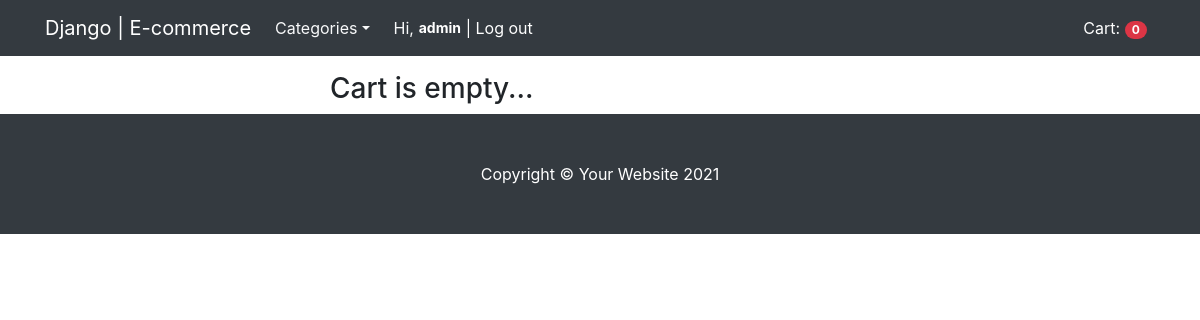
The page /cart/ (signed in) on the database as committed earlier.
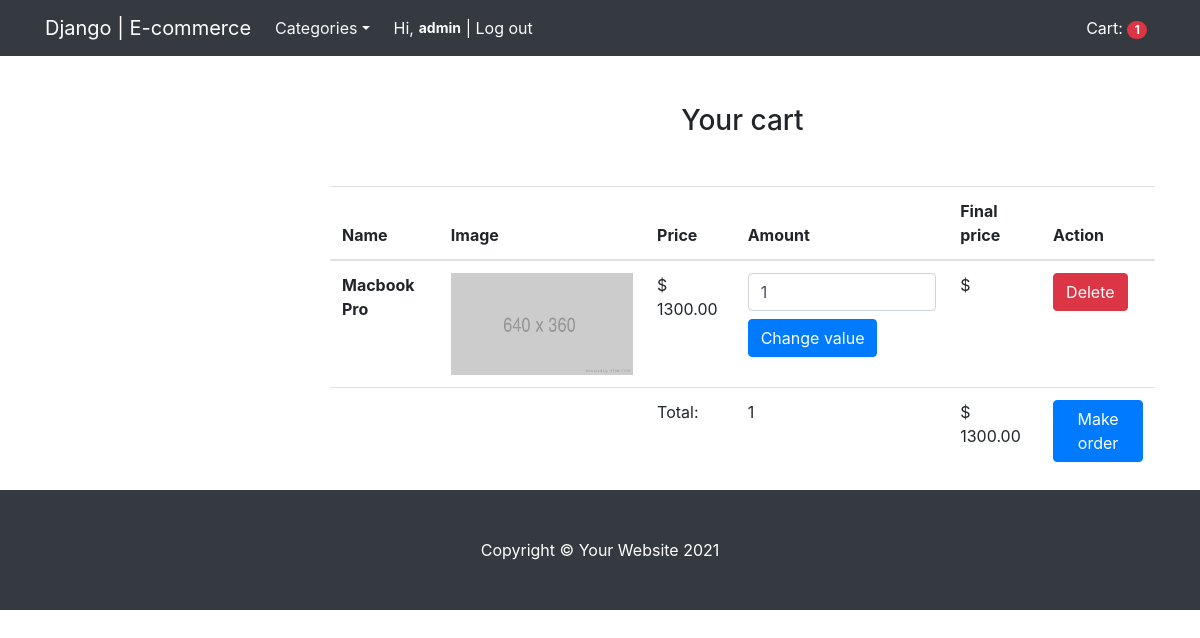
The same page on the database as committed later.
### mainapp/models.py (models this page shows, shortened)
class Cart(models.Model):
    owner = models.ForeignKey('Customer', null=True, verbose_name='Owner', on_delete=models.CASCADE)
    products = models.ManyToManyField(CartProduct, blank=True, related_name='related_cart')
    total_products = models.PositiveIntegerField(default=0)
    final_price = models.DecimalField(default=0, max_digits=9, decimal_places=2, verbose_name='Total price')
    in_order = models.BooleanField(default=False)
    for_anonymous_user = models.BooleanField(default=False)

class CartProduct(models.Model):
    cart = models.ForeignKey('Cart', verbose_name='Cart', on_delete=models.CASCADE, related_name='related_products')
    user = models.ForeignKey('Customer', verbose_name='Customer', on_delete=models.CASCADE)
    product = models.ForeignKey(Product, verbose_name='product', on_delete=models.CASCADE)
    qty = models.PositiveIntegerField(default=1)
    final_price = models.DecimalField(default=0, max_digits=9, decimal_places=2, verbose_name='Total price')

class Product(models.Model):
    category = models.ForeignKey(Category, verbose_name='Category', on_delete=models.CASCADE)
    title = models.CharField(max_length=255, verbose_name='Name')
    slug = models.SlugField(unique=True)
    image = models.ImageField(verbose_name='Photo')
    description = models.TextField(verbose_name='Text', null=True)
    price = models.DecimalField(max_digits=9, decimal_places=2, verbose_name='Price')

### mainapp/views.py (the view)
# urls.py: path('cart/', views.CartView.as_view(), name='cart'),
class CartView(CartMixin, View):
    def get(self, request, *args, **kwargs):
        categories = Category.objects.all()
        context = {
            'cart': self.cart,
            'categories': categories,
        }
        return render(request, 'cart.html', context)

### mainapp/mixins.py (called while the page is built)
    def dispatch(self, request, *args, **kwargs):
        if request.user.is_authenticated:
            customer = Customer.objects.filter(user=request.user).first()
            if not customer:
                customer = Customer.objects.create(
                    user=request.user
                )
            cart = Cart.objects.filter(owner=customer, in_order=False).first()
            if not cart:
                cart = Cart.objects.create(owner=customer)
        else:
            cart = Cart.objects.filter(for_anonymous_user=True).first()
            if not cart:
                cart = Cart.objects.create(for_anonymous_user=True)
        self.cart = cart
        return super().dispatch(request, *args, **kwargs)

### mainapp/models.py (called while the page is built)
    def get_absolute_url(self):
        return reverse('category_detail', kwargs={'slug': self.slug})

### mainapp/templates/cart.html (shortened to what this page needs)
{% extends 'base.html' %}
{% block content %}
{% if cart.products.all %}
<h3 class="text-center mt-5 mb-5">Your cart</h3>
<table class="table">
    <thead>
    <tr>
        <th scope="col">Name</th>
        <th scope="col">Image</th>
        <th scope="col">Price</th>
        <th scope="col">Amount</th>
        <th scope="col">Final price</th>
        <th scope="col">Action</th>
    </tr>
    </thead>
    <tbody>
    {% for item in cart.products.all %}
    <tr>
        <th scope="row">{{item.product.title}}</th>
        <td class="w-25"><img src="{{ item.product.image.url }}" class="img-fluid"></td>
        <td>$ {{ item.product.price }}</td>
        <td>
            <form method="POST"
                  action="{% url 'change_qty' slug=item.product.slug %}">
                <input type="number" name="qty" class="form-control w-70" min="1" value="{{ item.qty }}">
                <input type="submit" class="mt-2 btn btn-primary" value="Change value">
            </form>
        </td>
        <td>$ {{ item.product.final_price }}</td>
        <td>
            <a href="{% url 'delete_from_cart' slug=item.product.slug %}">
                <button class="btn btn-danger">Delete</button>
            </a>
        </td>
    </tr>
    {% endfor %}
    <tr>
        <td colspan="2"></td>
        <td>Total:</td>
        <td>{{ cart.total_products }}</td>
        <td>$ {{ cart.final_price }}</td>
        <td><a href="{% url 'checkout' %}">
            <button class="btn btn-primary">Make order</button>
        </a></td>
    </tr>
    </tbody>
</table>
{% else %}
<h3 class="mt-3">Cart is empty...</h3>
{% endif %}
{% endblock content %}

### mainapp/templates/base.html (shortened to what this page needs)
<!DOCTYPE html>
<html lang="en">
<head>
    <link rel="stylesheet" href="https://cdn.jsdelivr.net/npm/bootstrap@4.6.0/dist/css/bootstrap.min.css"
>
</head>
<body>
<nav class="navbar navbar-expand-lg navbar-dark bg-dark">
    <div class="container">
        <a class="navbar-brand" href="{% url 'home' %}">Django | E-commerce</a>
        <div class="collapse navbar-collapse" id="navbarResponsive">
            <ul class="navbar-nav">
                <li class="nav-item dropdown">
                    <a href="#" class="nav-link text-light dropdown-toggle" id="navbarDropdownMenuLink" role="button" data-toggle="dropdown" aria-haspopup="true" aria-expanded="false">Categories</a>
                </li>
                <li class="nav-item">
                    {% if request.user.is_authenticated %}
                        <span class="navbar text text-light">
                            Hi, <span class="badge">
                            <a style="text-decoration: none; font-size: 14px; color: white;" href="{% url 'profile' %}">{{request.user.username}}</a>
                        </span>
                            <a style="text-decoration: none; color: white;" href="{% url 'logout' %}">| Log out</a>
                        </span>
                    {% endif %}
                </li>
            </ul>
            <ul class="navbar-nav ml-auto">
                <li class="nav-item active">
                    <a class="nav-link" href="{% url 'cart' %}">
                        Cart: <span class="badge badge-pill badge-danger">{{ cart.products.count }}</span>
                    </a>
                </li>
            </ul>
        </div>
    </div>
</nav>
<div class="container">
    <div class="row">
        <div class="col-lg-3">
        </div>
        <div class="col-lg-9">
            {% block content %}{% endblock content %}
        </div>
    </div>
</div>
<footer class="py-5 bg-dark">
    <div class="container"><p class="m-0 text-center text-white">Copyright &copy; Your Website 2021</p></div>
</footer>
</body>
</html>

Rows that differ between the two databases and show on the page:
changed Cart: products.count "0" → "1"; total_products (not shown) → "1"; final_price (not shown) → "1300.00"
added CartProduct: product "Macbook Pro", product.image (placeholder picture), product.price "1300.00", qty "1"
Other text that changed with them:
text no longer shown: "Cart is empty..."
text now shown: "Your cart Name Image Price Amount Final price Action Total: $ Make order"
